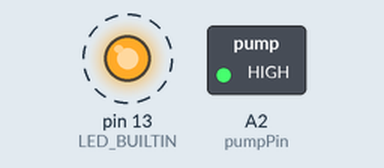
A sketch run on a simulated Arduino Uno, built with avr-gcc and run on an emulated ATmega328P. Parts: switched loads named in the sketch (green lamp = pin HIGH), output pins drawn as LEDs (lit = HIGH). Dashed ring = blinking.

Above: at 0.5 s.
Timing chart, 0 to 4.6 s (numbered marks = the images above):
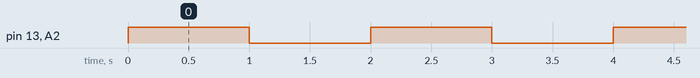

The sketch:

mosfet_test_pump_control.ino
```cpp
#define pumpPin A2

void setup(){
  pinMode(pumpPin, OUTPUT);
  pinMode(LED_BUILTIN, OUTPUT);
}

void loop(){
  analogWrite(pumpPin, 255);
  digitalWrite(LED_BUILTIN, HIGH);   // turn the LED on (HIGH is the voltage level)
  delay(1000);
  digitalWrite(LED_BUILTIN, LOW);    // turn the LED off by making the voltage LOW
  analogWrite(pumpPin, 0);
  delay(1000);
}
```

Measured:
- by itself, pin 13 (LED_BUILTIN), A2 (pumpPin): alternates HIGH for 1.0 s and LOW for 1.0 s
